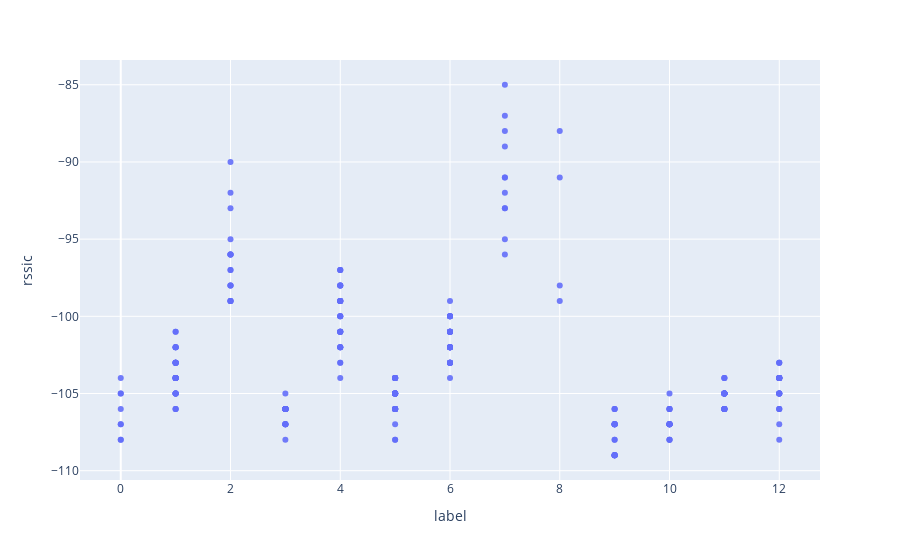

The notebook cell this image was saved under:
### Code cell
fig = px.scatter(labeled_df, x='label', y='rssic',
                size_max=100,
                opacity=0.9)
fig.show()

### Figure 1 — Plotly figure (JSON) as saved in the notebook; plotly's stock layout.template omitted (floating-point values rounded to 4 significant figures; data arrays with more than 128 entries replaced by an {"elided": "..."} marker saying what was removed)
{"data": [{"hovertemplate": "label=%{x}<br>rssic=%{y}<extra></extra>", "legendgroup": "", "marker": {"color": "#636efa", "opacity": 0.9, "symbol": "circle"}, "mode": "markers", "name": "", "showlegend": false, "type": "scatter", "x": {"elided": "290 int values"}, "xaxis": "x", "y": {"elided": "290 int values"}, "yaxis": "y"}], "layout": {"legend": {"tracegroupgap": 0}, "margin": {"t": 60}, "xaxis": {"anchor": "y", "domain": [0, 1], "title": {"text": "label"}}, "yaxis": {"anchor": "x", "domain": [0, 1], "title": {"text": "rssic"}}}}
